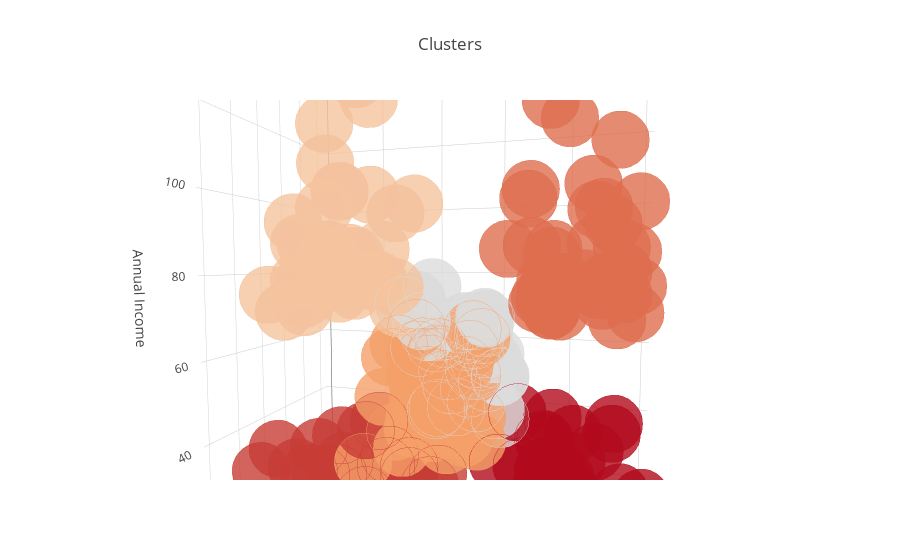

Notebook cell for this chart:
### Markdown cell above
# **Clustering 3 Dimensi**

### Code cell
df['label3'] =  labels3
trace1 = go.Scatter3d(
    x= df['Age'],
    y= df['Spending Score (1-100)'],
    z= df['Annual Income (k$)'],
    mode='markers',
     marker=dict(
        color = df['label3'], 
        size= 20,
        line=dict(
            color= df['label3'],
            width= 12
        ),
        opacity=0.8
     )
)
data = [trace1]
layout = go.Layout(
#     margin=dict(
#         l=0,
#         r=0,
#         b=0,
#         t=0
#     )
    title= 'Clusters',
    scene = dict(
            xaxis = dict(title  = 'Age'),
            yaxis = dict(title  = 'Spending Score'),
            zaxis = dict(title  = 'Annual Income')
        )
)
fig = go.Figure(data=data, layout=layout)
py.offline.iplot(fig)

### Figure 1 — Plotly figure (JSON) as saved in the notebook; plotly's stock layout.template omitted (floating-point values rounded to 4 significant figures; data arrays with more than 128 entries replaced by an {"elided": "..."} marker saying what was removed)
{"data": [{"marker": {"color": {"elided": "200 int values"}, "line": {"color": {"elided": "200 int values"}, "width": 12}, "opacity": 0.8, "size": 20}, "mode": "markers", "x": {"elided": "200 int values"}, "y": {"elided": "200 int values"}, "z": {"elided": "200 int values"}, "type": "scatter3d", "uid": "3f1a5147-c30f-482e-bbfe-28c4b0548f3b"}], "layout": {"scene": {"xaxis": {"title": {"text": "Age"}, "type": "linear"}, "yaxis": {"title": {"text": "Spending Score"}, "type": "linear"}, "zaxis": {"title": {"text": "Annual Income"}, "type": "linear"}, "aspectratio": {"x": 0.6093, "y": 1.148, "z": 1.429}, "aspectmode": "auto", "camera": {"up": {"x": 0, "y": 0, "z": 1}, "center": {"x": 0, "y": 0, "z": 0}, "eye": {"x": 1.258, "y": 0.3358, "z": 0.07405}, "projection": {"type": "perspective"}}}, "title": {"text": "Clusters"}, "autosize": true}}
